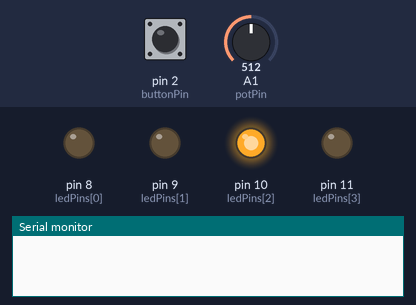
Bench run of a sketch on a simulated Arduino Uno, built with avr-gcc and run on an emulated ATmega328P. Parts: output pins drawn as LEDs (lit = HIGH), the last lines printed to the serial monitor. Inputs (shaded band) come from the test bench; at power-on: A1 (potPin) = 512, pin 2 (buttonPin) HIGH.

Above: at 1.2 s.
1.3 s: A1 (potPin) set to 495
At 2.5 s:
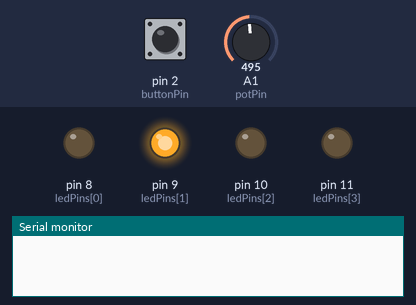
2.8 s: A1 (potPin) set to 263
4.3 s: A1 (potPin) set to 244
At 4.8 s:
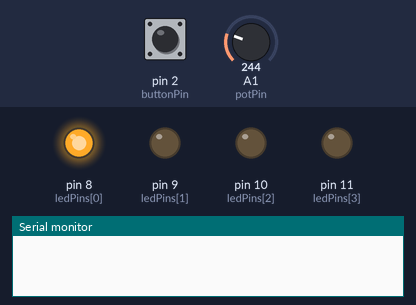
5.8 s: A1 (potPin) set to 900
At 7.0 s:
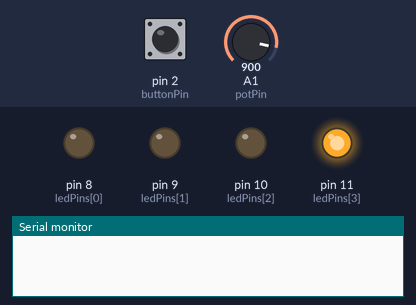
7.3 s: pin 2 (buttonPin) pulled LOW for 1 s
9.8 s: A1 (potPin) set to 782
11.3 s: A1 (potPin) set to 756
At 12.6 s:
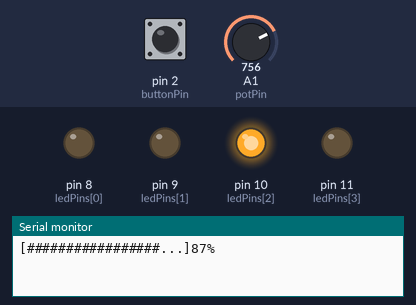
Timing chart, 0 to 13.8 s (numbered marks = the images above; inputs shaded):
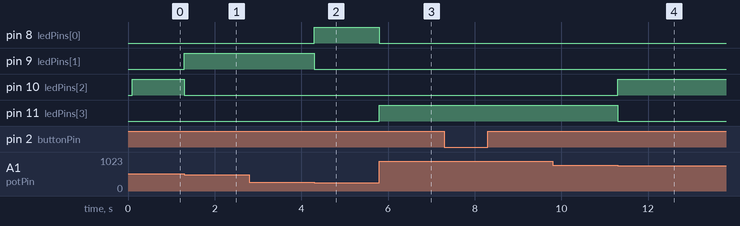

Measured:
- the behaviour switches between 512 and 511 on A1 (potPin) (found by bisection; images 0 and 1)
- the behaviour switches between 256 and 255 on A1 (potPin) (found by bisection; images 1 and 2)
- the behaviour switches between 768 and 767 on A1 (potPin) (found by bisection; images 3 and 4)
- after the input at 1.3 s, pin 9 (ledPins[1]): LOW → HIGH at once; pin 10 (ledPins[2]): HIGH → LOW at once
- after the input at 4.3 s, pin 8 (ledPins[0]): LOW → HIGH at once; pin 9 (ledPins[1]): HIGH → LOW at once
- after the input at 5.8 s, pin 8 (ledPins[0]): HIGH → LOW at once; pin 11 (ledPins[3]): LOW → HIGH at once
- after the input at 11.3 s, pin 10 (ledPins[2]): LOW → HIGH at once; pin 11 (ledPins[3]): HIGH → LOW at once

The sketch:

labo_02.ino
```cpp
const int potPin = A1;                   // Broche du potentiomètre
const int buttonPin = 2;                 // Broche du bouton poussoir
const int ledPins[] = { 8, 9, 10, 11 };  // Broches des 4 DELs

unsigned long previousMillis = 0;
const long interval = 100;  // Intervalle d'actualisation en millisecondes


int estClic(unsigned long ct) {
  static unsigned long lastTime = 0;
  static int lastState = HIGH;
  const int rate = 500;
  int clic = 0;

  if (ct - lastTime < rate) {
    return clic; // Trop rapide
  }

  lastTime = ct;

  int state = digitalRead(buttonPin);

  if (state == LOW) {
    if (lastState == !buttonPin) {
      clic = 1;
    }
  }

  lastState = state;

  return clic;
}


void setup() {
  Serial.begin(9600);
  pinMode(buttonPin, INPUT_PULLUP);  // Activer la résistance pull-up interne du bouton
  for (int i = 0; i < 4; i++) {
    pinMode(ledPins[i], OUTPUT);  // Configurer les LEDs en sortie
  }
}

void loop() {
  unsigned long currentMillis = millis();

  if (currentMillis - previousMillis >= interval) {
    previousMillis = currentMillis;

    int potValue = analogRead(potPin);
    int mappedValue = map(potValue, 0, 1023, 0, 20);  // Convertir en échelle de 0 à 20
    int percentage = map(potValue, 0, 1023, 0, 100);  // Convertir en pourcentage (0-100%)
    int buttonState = digitalRead(buttonPin);

    if (buttonState == LOW) {  // Si le bouton est pressé
      afficherBarreProgression(mappedValue, percentage);
      return 0;
    }

    allumerDEL(percentage);
  }
}

// Fonction pour afficher la barre de progression
void afficherBarreProgression(int mappedValue, int percentage) {
  unsigned long tempMillis = millis();

  if (estClic(tempMillis)) {
    Serial.print("[");
    for (int i = 0; i < 20; i++) {
      if (i < mappedValue) {
        Serial.print("#");  // Afficher '#' pour une barre paire
      } else {
        Serial.print(".");
      }
    }

    Serial.print("]");
    Serial.print(percentage);
    Serial.println("%");
  }
}


// Fonction pour gérer l'allumage des DELs
void allumerDEL(int percentage) {
  for (int i = 0; i < 4; i++) {
    digitalWrite(ledPins[i], LOW);  // Éteindre toutes les LEDs
  }

  if (percentage < 25) {
    digitalWrite(ledPins[0], HIGH);  // Allumer la DEL 1
  } else if (percentage < 50) {
    digitalWrite(ledPins[1], HIGH);  // Allumer la DEL 2
  } else if (percentage < 75) {
    digitalWrite(ledPins[2], HIGH);  // Allumer la DEL 3
  } else {
    digitalWrite(ledPins[3], HIGH);  // Allumer la DEL 4
  }
}
```
